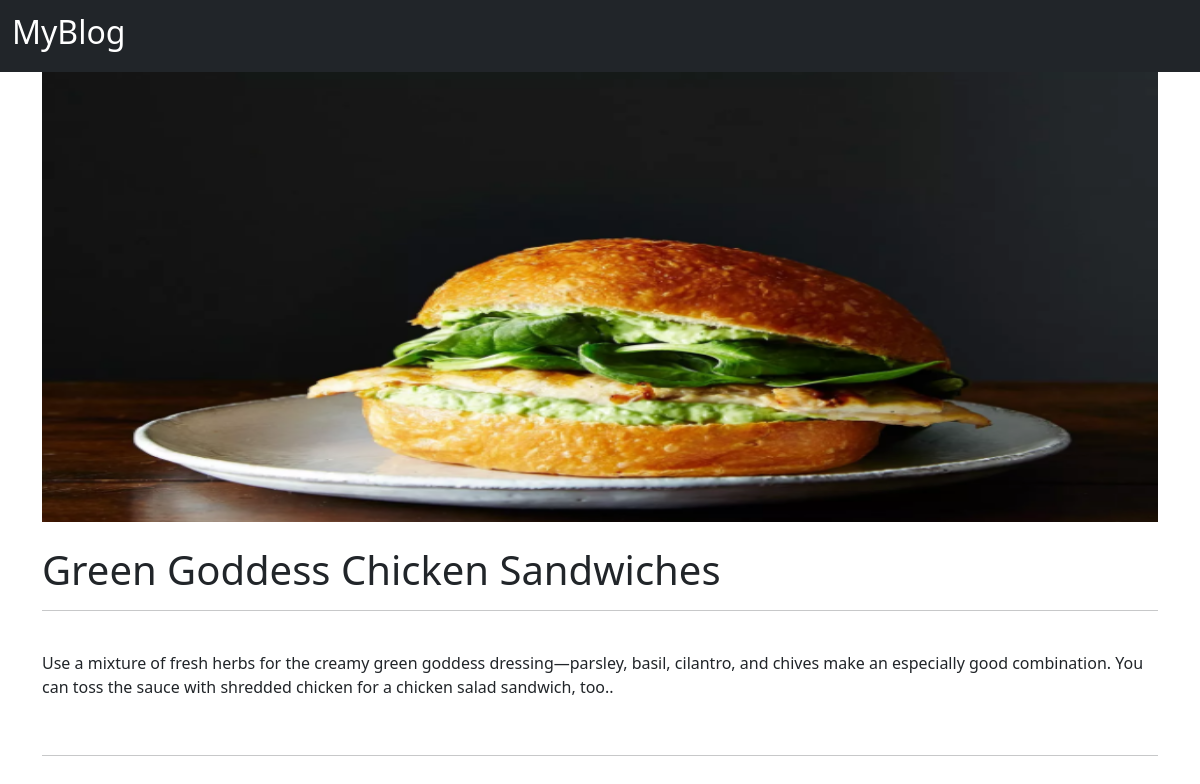
Page /blogpost/7 on the committed database.
### blogapp/models.py (models this page shows, shortened)
class Post(models.Model):
    post_id=models.AutoField(primary_key=True)
    title=models.CharField(max_length=200)
    body=models.CharField(max_length=2000)
    image=models.ImageField(upload_to='posts/',default="")

### blogapp/views.py (the view)
# urls.py: path('blogpost/<int:id>',views.blogpost)
def blogpost(request,id):
    return render(request,'blogapp/blogpost.html',{'post':Post.objects.filter(post_id=id)})

### templates/blogapp/blogpost.html (shortened to what this page needs)
<!DOCTYPE html>
<html lang="en">
<head>
    <link href="https://cdn.jsdelivr.net/npm/bootstrap@5.0.0-beta3/dist/css/bootstrap.min.css" rel="stylesheet">
</head>
<body>
<nav class="navbar navbar-dark bg-dark">
  <div class="container-fluid">
    <a class="navbar-brand" href='/' >
      <h2>MyBlog</h2>
    </a>
  </div>
</nav>
<div class="container  " >
    <article class="blog-post">
        <img src='/media/{{ post.0.image }}'width='100%' height="450px"><br>
        <h1 class="blog-post-title pt-4">{{post.0.title}}</h1>
        <hr><br>
        <p>{{post.0.body}}.</p>
        <br><hr><br>
    </article>
</div>
</body>
</html>

### rows in the picture
Post: image (picture), title "Green Goddess Chicken Sandwiches", body "Use a mixture of fresh herbs for the creamy green goddess dressing—parsley, basil, cilantro, and chives make an especially good combination. You can toss the sauce with shredded chicken for a chicken salad sandwich, too."
